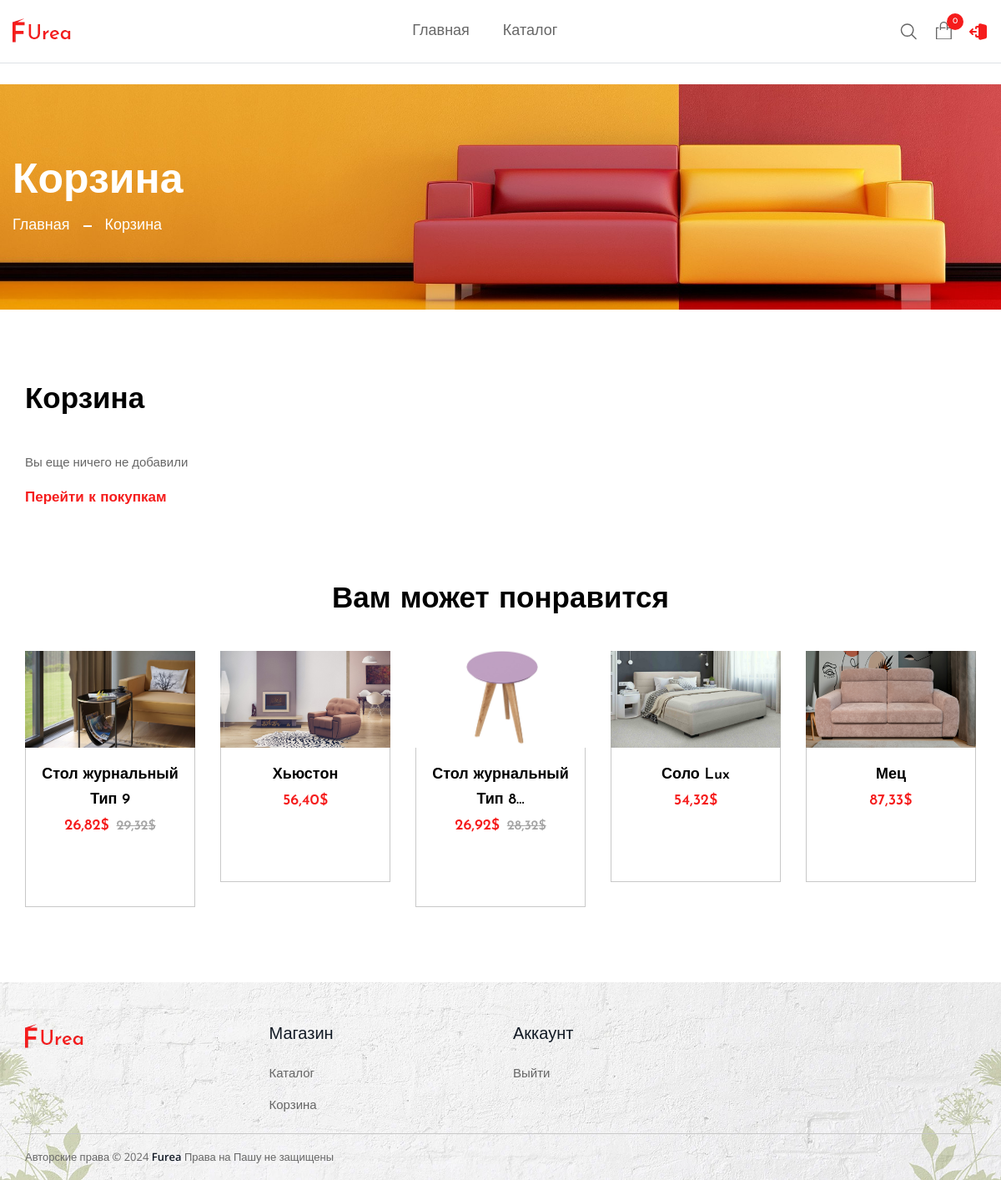
The app's page /cart/ (signed in) with its own data.
### shop/models/product.py (models this page shows, shortened)
class Product(models.Model):
    name = models.CharField(max_length=255)
    category = models.ForeignKey(Category, on_delete=models.CASCADE)
    description = models.TextField()
    created = models.DateTimeField(auto_now_add=True)
    price = models.DecimalField(max_digits=5, decimal_places=2)
    decimal = models.DecimalField(max_digits=5, decimal_places=2)
    brand = models.ForeignKey(Brand, on_delete=models.CASCADE)
    materials = models.ManyToManyField(Material)
    def get_new_price(self):
        return self.price - self.decimal
    def get_old_price(self):
        return self.price
    def has_discount(self):
        return self.decimal != 0

### cart/views.py (the view)
# urls.py: path('', CartView.as_view(), name='cart')
class CartView(LoginRequiredMixin, TemplateView):
    template_name = 'pages/cart.html'
    login_url = reverse_lazy('appauth:auth')
    extra_context = {
        'title': 'Корзина',
        'breadcrumbs': {
            'Главная': reverse_lazy('home'),
            'Корзина': ''
        },
        'featured_products': Product.objects.order_by('?').all()[:10]
    }

### cart/context_processors.py (called while the page is built)
def cart_processors(request):
    cart = Cart(request)
    return {
        'cart': {
            'items': cart.get_items(),
            'total_price': cart.get_total_price(),
            'total_count': cart.get_total_count()
        }
    }

### cart/service.py (called while the page is built)
    def get_items(self):
        return [self.__to_cart_item(product_id, self.__dict[product_id]) for product_id in self.__dict]

    def get_total_count(self):
        return sum(map(lambda x: int(x), self.__dict.values()))

    def get_total_price(self):
        return sum(
            map(lambda item: self.__model.objects.get(id=item[0]).get_new_price() * int(item[1]),
                self.__dict.items()))

### cart/templates/pages/cart.html (shortened to what this page needs)
{% extends 'layout.html' %}
{% block content %}
    <section class="cart__section section--padding">
        <div class="container-fluid">
            <div class="cart__section--inner">
                <form action="#">
                    <h2 class="cart__title mb-40">Корзина</h2>
                    <div class="row">
                        <div class="col-lg-12">
                            <div class="cart__table">
                                {% if cart.items|length != 0 %}
                                    <table class="cart__table--inner">
                                        <thead class="cart__table--header">
                                        <tr class="cart__table--header__items">
                                            <th class="cart__table--header__list">Продукт</th>
                                            <th class="cart__table--header__list">Цена</th>
                                            <th class="cart__table--header__list">Количество</th>
                                            <th class="cart__table--header__list">Сумма</th>
                                        </tr>
                                        </thead>
                                        <tbody class="cart__table--body">
                                        {% for item in cart.items %}
                                            {% with item.product.images.all.0.image as cover %}
                                                <tr class="cart__table--body__items">
                                                    <td class="cart__table--body__list">
                                                        <div class="cart__product d-flex align-items-center">
                                                            <form method="post"
                                                                  action="{% url 'cart:remove' item.product.id %}">
                                                                {% csrf_token %}
                                                                <button class="cart__remove--btn"
                                                                        aria-label="search button"
                                                                        type="submit">
                                                                    <svg fill="currentColor"
                                                                         xmlns="http://www.w3.org/2000/svg"
                                                                         viewBox="0 0 24 24" width="16px" height="16px">
                                                                        <path d="M 4.7070312 3.2929688 L 3.2929688 4.7070312 L 10.585938 12 L 3.2929688 19.292969 L 4.7070312 20.707031 L 12 13.414062 L 19.292969 20.707031 L 20.707031 19.292969 L 13.414062 12 L 20.707031 4.7070312 L 19.292969 3.2929688 L 12 10.585938 L 4.7070312 3.2929688 z"></path>
                                                                    </svg>
                                                                </button>
                                                            </form>
                                                            <div class="cart__thumbnail">
                                                                <a href="{% url 'shop:details' item.product.id %}">
                                                                    <img class="border-radius-5"
                                                                         src="{{ cover.url }}"
                                                                         alt="cart-product"
                                                                         style="aspect-ratio: 1; object-fit: cover">
                                                                </a>
                                                            </div>
                                                            <div class="cart__content">
                                                                <h4 class="cart__content--title">
                                                                    <a href="{% url 'shop:details' item.product.id %}">
                                                                        {{ item.product.name }}
                                                                    </a>
                                                                </h4>
                                                            </div>
                                                        </div>
                                                    </td>
                                                    <td class="cart__table--body__list">
                                                        <span class="cart__price">{{ item.product.get_new_price }}$</span>
                                                    </td>
                                                    <td class="cart__table--body__list">
                                                        <div class="quantity__box">
                                                            <form method="post"
                                                                  action="{% url 'cart:put' item.product.id %}">
                                                                {% csrf_token %}
                                                                <button type="submit"
                                                                        class="quantity__value quickview__value--quantity decrease"
                                                                        aria-label="quantity value"
                                                                        value="Decrease Value">
                                                                    -
                                                                </button>
                                                            </form>
                                                            <label>
                                                                <input type="number"
                                                                       class="quantity__number quickview__value--number"
                                                                       value="{{ item.count }}"/>
                                                            </label>
                                                            <form method="post"
                                                                  action="{% url 'cart:add' item.product.id %}">
                                                                {% csrf_token %}
                                                                <button type="submit"
                                                                        class="quantity__value quickview__value--quantity increase"
                                                                        aria-label="quantity value"
                                                                        value="Increase Value">
                                                                    +
                                                                </button>
                                                            </form>
                                                        </div>
                                                    </td>
                                                    <td class="cart__table--body__list">
                                                        <span class="cart__price end">{{ item.total_new_price }}$</span>
                                                    </td>
                                                </tr>
                                            {% endwith %}
                                        {% endfor %}
                                        </tbody>
                                    </table>
                                    <div class="continue__shopping d-flex justify-content-between">
                                        <a class="continue__shopping--link" href="{% url 'shop:catalog' %}">
                                            Продолжить покупки
                                        </a>
                                        <form method="post" action="{% url 'cart:clear' %}">
                                            {% csrf_token %}
                                            <button class="continue__shopping--clear" type="submit">
                                                Очистить корзину
                                            </button>
                                        </form>
                                    </div>
                                {% else %}
                                    <p>Вы еще ничего не добавили</p>
                                    <a class="continue__shopping--link" href="{% url 'shop:catalog' %}">
                                        Перейти к покупкам
                                    </a>
                                {% endif %}
                            </div>
                        </div>
                    </div>
                </form>
            </div>
        </div>
    </section>
    <section class="product__section section--padding pt-0">
        <div class="container-fluid">
            <div class="section__heading text-center mb-40">
                <h2 class="section__heading--maintitle">Вам может понравится</h2>
            </div>
            <div class="product__section--inner product__swiper--column5 swiper">
                <div class="swiper-wrapper">
                    {% for product in featured_products %}
                        {% with product.images.all.0.image as cover %}
                            <div class="swiper-slide">
                                <div class="product__items">
                                    <div class="product__items--thumbnail">
                                        <a class="product__items--link" href="{% url 'shop:details' product.id %}">
                                            <img class="product__items--img product__primary--img"
                                                 src="{{ cover.url }}" alt="product-img"
                                                 style="height: 116px; object-fit: cover">
                                        </a>
                                    </div>
                                    <div class="product__items--content text-center" style="aspect-ratio: 1.5">
                                        <h3 class="product__items--content__title h4">
                                            <a href="{% url 'shop:details' product.id %}">{{ product.name|truncatechars:22 }}</a>
                                        </h3>
                                        <div class="product__items--price">
                                            <span class="current__price">{{ product.get_new_price }}$</span>
                                            {% if  product.has_discount %}
                                                <span class="old__price">{{ product.get_old_price }}$</span>
                                            {% endif %}
                                        </div>
                                        <form method="post" action="{% url 'cart:add' product.id %}">
                                        </form>
                                    </div>
                                </div>
                            </div>
                        {% endwith %}
                    {% endfor %}
                </div>
            </div>
        </div>
    </section>
{% endblock %}

### records on screen
Product: shows a picture, name "Стол журнальный Тип 9", get_new_price "26,82", get_old_price "29,32"
Product: shows a picture, name "Хьюстон", get_new_price "56,40"
Product: shows a picture, name "Стол журнальный Тип 8…", get_new_price "26,92", get_old_price "28,32"
Product: shows a picture, name "Соло Lux", get_new_price "54,32"
Product: shows a picture, name "Мец", get_new_price "87,33"

### other values on screen
{{ cart.total_count }} "0"
{{ title }} "Корзина"
{{ name }} "Главная"
{{ name }} "Корзина"
